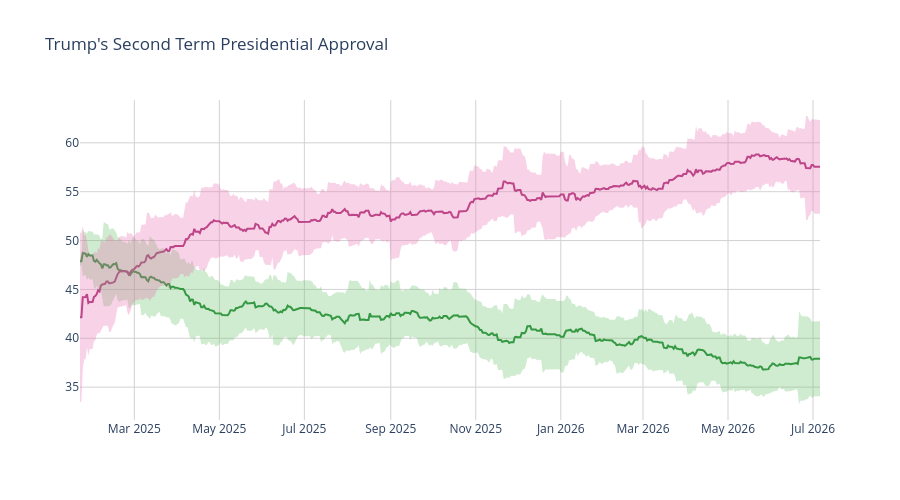

Here is the notebook cell this chart was saved with:
### Code cell
disappr_ci_hex = "#e86eaf"
appr_ci_hex = "#60be65"
disappr_ci_rgba = "rgba(232, 110, 175, 0.3)"
appr_ci_rgba = "rgba(96, 190, 101, 0.3)"
grid_col = "#d4d2d2"


# Approve
fig = go.Figure(go.Scatter(
    x=pres['end_date'],
    y=pres['approve'],
    hovertemplate="%{y:.2f}%",
    name="<b>Approve</b>",
    line=dict(color="#228833"),
    showlegend=False
))

# Disapprove
fig.add_trace(go.Scatter(
    x=pres['end_date'],
    y=pres['disapprove'],
    hovertemplate="%{y:.2f}%",
    name="<b>Disapprove</b>",
    line=dict(color="#aa3377"),
    showlegend=False
    )
)

# Approve CI
fig.add_traces([

    # Upper bound
    go.Scatter(
        x=pres['end_date'],
        y=pres['approve_upper_ci'],
        marker=dict(color=appr_ci_hex),
        line=dict(width=0),
        mode='lines',
        showlegend=False,
        hoverinfo="skip"
    ),

    # Lower bound
    go.Scatter(
        x=pres['end_date'],
        y=pres['approve_lower_ci'],
        marker=dict(color=appr_ci_hex),
        line=dict(width=0),
        mode='lines',
        fillcolor=appr_ci_rgba,
        fill="tonexty",
        showlegend=False,
        hoverinfo="skip"
    )
])

# Disapprove CI
fig.add_traces([

    # Upper bound
    go.Scatter(
        x=pres['end_date'],
        y=pres['disapprove_upper_ci'],
        marker=dict(color=disappr_ci_hex),
        line=dict(width=0),
        mode='lines',
        showlegend=False,
        hoverinfo="skip"
    ),

    # Lower bound
    go.Scatter(
        x=pres['end_date'],
        y=pres['disapprove_lower_ci'],
        marker=dict(color=disappr_ci_hex),
        line=dict(width=0),
        mode='lines',
        fillcolor=disappr_ci_rgba,
        fill="tonexty",
        showlegend=False,
        hoverinfo="skip"
    )
])

fig.update_layout(
    title=dict(text="Trump's Second Term Presidential Approval"),
    hovermode="x"
)

fig.update_xaxes(gridcolor=grid_col)
fig.update_yaxes(gridcolor=grid_col)

fig.update_layout(hovermode="x", hoverlabel_align="right", plot_bgcolor="rgba(0, 0, 0, 0)", height=500)
fig.show()

### Figure 1 — Plotly figure (JSON) as saved in the notebook; plotly's stock layout.template omitted (floating-point values rounded to 4 significant figures; data arrays with more than 128 entries replaced by an {"elided": "..."} marker saying what was removed)
{"data": [{"hovertemplate": "%{y:.2f}%", "line": {"color": "#228833"}, "name": "<b>Approve</b>", "showlegend": false, "type": "scatter", "x": {"elided": "532 str values"}, "y": {"elided": "532 float values"}}, {"hovertemplate": "%{y:.2f}%", "line": {"color": "#aa3377"}, "name": "<b>Disapprove</b>", "showlegend": false, "type": "scatter", "x": {"elided": "532 str values"}, "y": {"elided": "532 float values"}}, {"hoverinfo": "skip", "line": {"width": 0}, "marker": {"color": "#60be65"}, "mode": "lines", "showlegend": false, "type": "scatter", "x": {"elided": "532 str values"}, "y": {"elided": "532 float values"}}, {"fill": "tonexty", "fillcolor": "rgba(96, 190, 101, 0.3)", "hoverinfo": "skip", "line": {"width": 0}, "marker": {"color": "#60be65"}, "mode": "lines", "showlegend": false, "type": "scatter", "x": {"elided": "532 str values"}, "y": {"elided": "532 float values"}}, {"hoverinfo": "skip", "line": {"width": 0}, "marker": {"color": "#e86eaf"}, "mode": "lines", "showlegend": false, "type": "scatter", "x": {"elided": "532 str values"}, "y": {"elided": "532 float values"}}, {"fill": "tonexty", "fillcolor": "rgba(232, 110, 175, 0.3)", "hoverinfo": "skip", "line": {"width": 0}, "marker": {"color": "#e86eaf"}, "mode": "lines", "showlegend": false, "type": "scatter", "x": {"elided": "532 str values"}, "y": {"elided": "532 float values"}}], "layout": {"height": 500, "hoverlabel": {"align": "right"}, "hovermode": "x", "plot_bgcolor": "rgba(0, 0, 0, 0)", "title": {"text": "Trump's Second Term Presidential Approval"}, "xaxis": {"gridcolor": "#d4d2d2"}, "yaxis": {"gridcolor": "#d4d2d2"}}}
